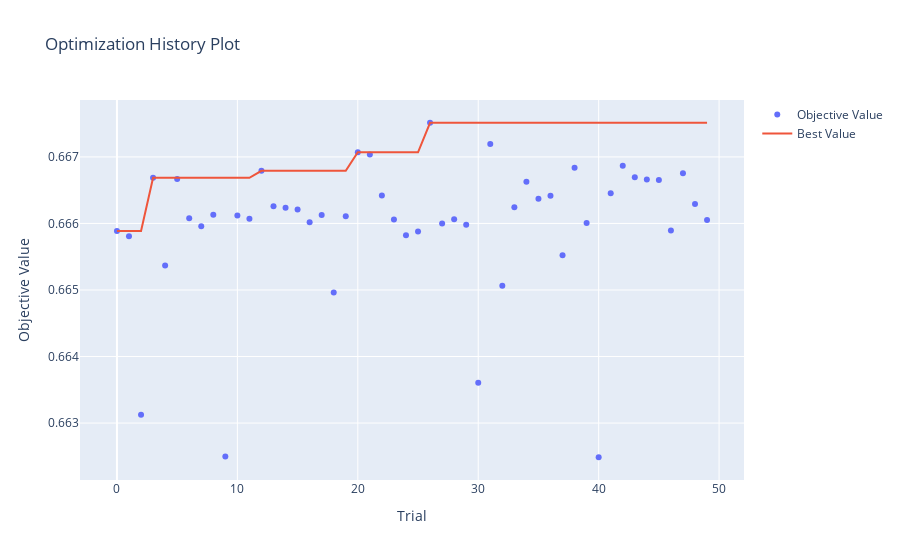

The code cell stored with this chart in its notebook:
### Code cell
# 실험 기록 시각화
optuna.visualization.plot_optimization_history(study)
